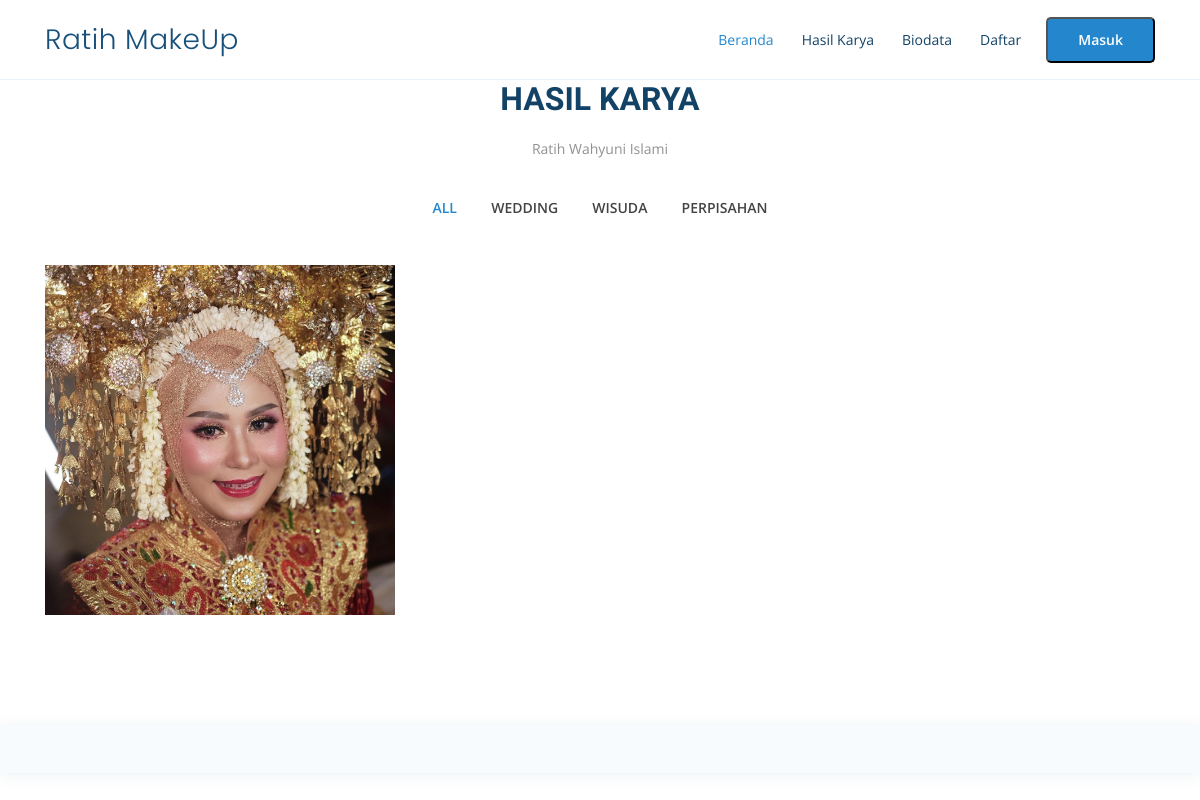
Page /index.php/user/dashboard/karya on the earlier database version.
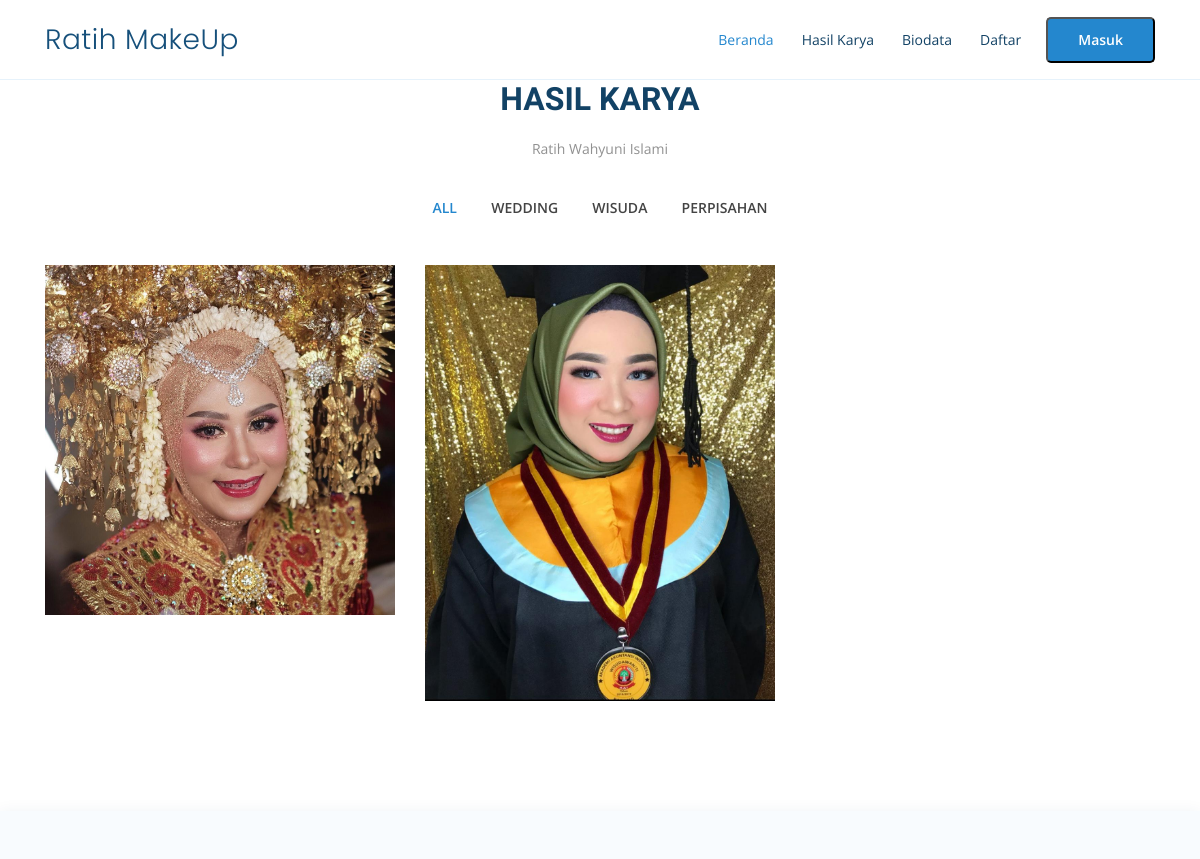
Same page on the later database version.
### tables this page shows
CREATE TABLE `tb_makeup` (
  `id_makeup` int(11) NOT NULL AUTO_INCREMENT,
  `nm_makeup` varchar(50) NOT NULL,
  `deskripsi` text NOT NULL,
  PRIMARY KEY (`id_makeup`)
);

CREATE TABLE `tb_hasil_karya` (
  `id_karya` int(11) NOT NULL AUTO_INCREMENT,
  `nm_karya` varchar(50) NOT NULL,
  `deskripsi` text NOT NULL,
  `foto` text NOT NULL,
  `id_makeup` int(11) NOT NULL,
  PRIMARY KEY (`id_karya`)
);

### application/core/MY_Controller.php (called while the page is built, shortened)
<?php
class MY_Controller extends CI_Controller
{
	public function view_frontend($view, $data = null)
	{
		$this->load->view('user/templateFrontend/header');
		$this->load->view('user/templateFrontend/navbar');
		$this->load->view($view, $data);
		$this->load->view('user/templateFrontend/footer');
	}
}

### application/controllers/user/Dashboard.php (called while the page is built, shortened)
<?php
class Dashboard extends MY_Controller
{
	public function karya()
	{
		$data['makeup'] = $this->makeupModel->getAll();
		$data_makeup = $this->makeupModel->getAll();
		foreach ($data_makeup as $no => $makeup) {
			$data['makeup'][$no]->paket = new stdClass();
			$data['makeup'][$no]->paket = $this->paketMakeupModel->getByMakeup($makeup->id_makeup);
		}
		$data['karya'] = $this->karya->getAll();
		$this->view_frontend('user/karya', $data);
	}
}

### index.php (called while the page is built, shortened)
<?php
require_once BASEPATH.'core/CodeIgniter.php';

### application/models/Backend/Makeup_Model.php (called while the page is built, shortened)
<?php defined('BASEPATH') or exit('No direct script access allowed');
class Makeup_Model extends CI_Model
{
	private $_table = "tb_makeup";
	public function getAll()
	{
		return $this->db->get($this->_table)->result();
	}
}

### application/models/Backend/Hasil_Karya_Model.php (called while the page is built, shortened)
<?php defined('BASEPATH') or exit('No direct script access allowed');
class Hasil_Karya_Model extends CI_Model
{
    public function getAll()
    {
        return $this->db->query("Select
        *
    From
        tb_hasil_karya Inner Join
        tb_makeup On tb_hasil_karya.id_makeup = tb_makeup.id_makeup")->result();
    }
}

### application/views/user/karya.php (the view, shortened to what this page needs)
<section id="portfolio" class="portfolio">
    <div class="container" data-aos="fade-up">
        <div class="section-title">
            <h2>Hasil Karya</h2>
            <p>Ratih Wahyuni Islami</p>
        </div>
        <div class="row" data-aos="fade-up" data-aos-delay="150">
            <div class="col-lg-12 d-flex justify-content-center">
                <ul id="portfolio-flters">
                    <li data-filter="*" class="filter-active">All</li>
                    <?php foreach ($makeup as $mp) : ?>
                        <li data-filter=".filter-<?= $mp->id_makeup ?>"><?= $mp->nm_makeup ?></li>
                    <?php endforeach; ?>
                </ul>
            </div>
        </div>
        <div class="row portfolio-container" data-aos="fade-up" data-aos-delay="300">
            <?php foreach ($karya as $kr) : ?>
                <div class="col-lg-4 col-md-6 portfolio-item filter-<?= $kr->id_makeup ?>">
                    <div class="portfolio-wrap">
                        <img src="<?php echo base_url() . './assets/upload/' . $kr->foto ?>" class="img-fluid" alt="">
                    </div>
                </div>
            <?php endforeach; ?>
        </div>
    </div>
</section>

Differences in the rows shown:
added tb_hasil_karya: foto (picture)
